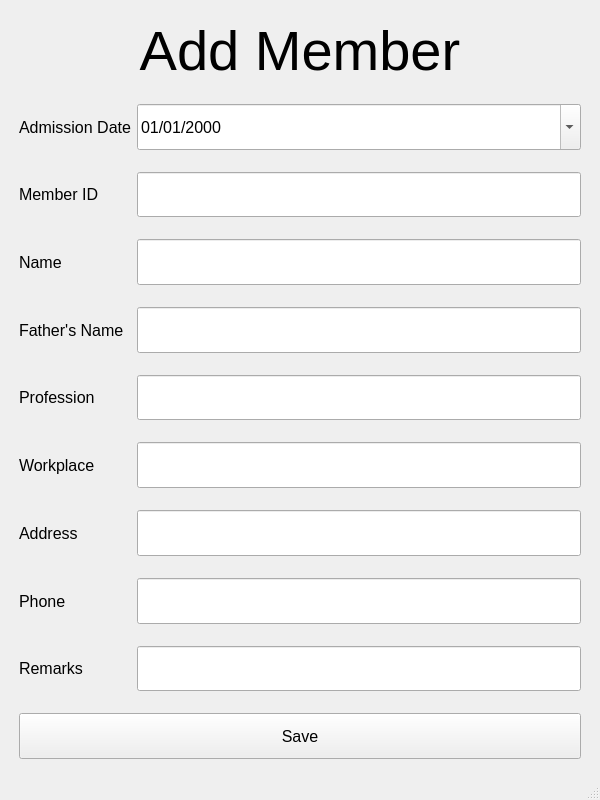
<?xml version="1.0" encoding="UTF-8"?>
<ui version="4.0">
 <class>MainWindow_add_member</class>
 <widget class="QMainWindow" name="MainWindow_add_member">
  <property name="geometry">
   <rect>
    <x>0</x>
    <y>0</y>
    <width>600</width>
    <height>800</height>
   </rect>
  </property>
  <property name="windowTitle">
   <string>Add Member</string>
  </property>
  <widget class="QWidget" name="centralwidget">
   <layout class="QGridLayout" name="gridLayout">
    <item row="1" column="2">
     <spacer name="horizontalSpacer">
      <property name="orientation">
       <enum>Qt::Horizontal</enum>
      </property>
      <property name="sizeType">
       <enum>QSizePolicy::Fixed</enum>
      </property>
      <property name="sizeHint" stdset="0">
       <size>
        <width>10</width>
        <height>20</height>
       </size>
      </property>
     </spacer>
    </item>
    <item row="1" column="0">
     <spacer name="horizontalSpacer_2">
      <property name="orientation">
       <enum>Qt::Horizontal</enum>
      </property>
      <property name="sizeType">
       <enum>QSizePolicy::Fixed</enum>
      </property>
      <property name="sizeHint" stdset="0">
       <size>
        <width>10</width>
        <height>20</height>
       </size>
      </property>
     </spacer>
    </item>
    <item row="1" column="1">
     <layout class="QFormLayout" name="formLayout">
      <item row="0" column="0" colspan="2">
       <widget class="QLabel" name="label_8">
        <property name="sizePolicy">
         <sizepolicy hsizetype="Expanding" vsizetype="Expanding">
          <horstretch>0</horstretch>
          <verstretch>0</verstretch>
         </sizepolicy>
        </property>
        <property name="font">
         <font>
          <pointsize>42</pointsize>
         </font>
        </property>
        <property name="text">
         <string>Add Member</string>
        </property>
        <property name="alignment">
         <set>Qt::AlignCenter</set>
        </property>
       </widget>
      </item>
      <item row="2" column="0">
       <widget class="QLabel" name="label">
        <property name="sizePolicy">
         <sizepolicy hsizetype="Expanding" vsizetype="Expanding">
          <horstretch>0</horstretch>
          <verstretch>0</verstretch>
         </sizepolicy>
        </property>
        <property name="font">
         <font>
          <pointsize>12</pointsize>
         </font>
        </property>
        <property name="text">
         <string>Admission Date</string>
        </property>
       </widget>
      </item>
      <item row="2" column="1">
       <widget class="QDateEdit" name="dateEdit">
        <property name="sizePolicy">
         <sizepolicy hsizetype="Expanding" vsizetype="Expanding">
          <horstretch>0</horstretch>
          <verstretch>0</verstretch>
         </sizepolicy>
        </property>
        <property name="font">
         <font>
          <pointsize>12</pointsize>
         </font>
        </property>
        <property name="displayFormat">
         <string>dd/MM/yyyy</string>
        </property>
        <property name="calendarPopup">
         <bool>true</bool>
        </property>
       </widget>
      </item>
      <item row="4" column="0">
       <widget class="QLabel" name="label_9">
        <property name="sizePolicy">
         <sizepolicy hsizetype="Expanding" vsizetype="Expanding">
          <horstretch>0</horstretch>
          <verstretch>0</verstretch>
         </sizepolicy>
        </property>
        <property name="font">
         <font>
          <pointsize>12</pointsize>
         </font>
        </property>
        <property name="text">
         <string>Member ID</string>
        </property>
       </widget>
      </item>
      <item row="4" column="1">
       <widget class="QLineEdit" name="lineEdit_member_id">
        <property name="sizePolicy">
         <sizepolicy hsizetype="Expanding" vsizetype="Expanding">
          <horstretch>0</horstretch>
          <verstretch>0</verstretch>
         </sizepolicy>
        </property>
        <property name="font">
         <font>
          <pointsize>12</pointsize>
         </font>
        </property>
       </widget>
      </item>
      <item row="6" column="0">
       <widget class="QLabel" name="label_2">
        <property name="sizePolicy">
         <sizepolicy hsizetype="Expanding" vsizetype="Expanding">
          <horstretch>0</horstretch>
          <verstretch>0</verstretch>
         </sizepolicy>
        </property>
        <property name="font">
         <font>
          <pointsize>12</pointsize>
         </font>
        </property>
        <property name="text">
         <string>Name</string>
        </property>
       </widget>
      </item>
      <item row="6" column="1">
       <widget class="QLineEdit" name="lineEdit_name">
        <property name="sizePolicy">
         <sizepolicy hsizetype="Expanding" vsizetype="Expanding">
          <horstretch>0</horstretch>
          <verstretch>0</verstretch>
         </sizepolicy>
        </property>
        <property name="font">
         <font>
          <pointsize>12</pointsize>
         </font>
        </property>
       </widget>
      </item>
      <item row="8" column="0">
       <widget class="QLabel" name="label_3">
        <property name="sizePolicy">
         <sizepolicy hsizetype="Expanding" vsizetype="Expanding">
          <horstretch>0</horstretch>
          <verstretch>0</verstretch>
         </sizepolicy>
        </property>
        <property name="font">
         <font>
          <pointsize>12</pointsize>
         </font>
        </property>
        <property name="text">
         <string>Father's Name</string>
        </property>
       </widget>
      </item>
      <item row="8" column="1">
       <widget class="QLineEdit" name="lineEdit_father_name">
        <property name="sizePolicy">
         <sizepolicy hsizetype="Expanding" vsizetype="Expanding">
          <horstretch>0</horstretch>
          <verstretch>0</verstretch>
         </sizepolicy>
        </property>
        <property name="font">
         <font>
          <pointsize>12</pointsize>
         </font>
        </property>
       </widget>
      </item>
      <item row="10" column="0">
       <widget class="QLabel" name="label_4">
        <property name="sizePolicy">
         <sizepolicy hsizetype="Expanding" vsizetype="Expanding">
          <horstretch>0</horstretch>
          <verstretch>0</verstretch>
         </sizepolicy>
        </property>
        <property name="font">
         <font>
          <pointsize>12</pointsize>
         </font>
        </property>
        <property name="text">
         <string>Profession</string>
        </property>
       </widget>
      </item>
      <item row="10" column="1">
       <widget class="QLineEdit" name="lineEdit_profession">
        <property name="sizePolicy">
         <sizepolicy hsizetype="Expanding" vsizetype="Expanding">
          <horstretch>0</horstretch>
          <verstretch>0</verstretch>
         </sizepolicy>
        </property>
        <property name="font">
         <font>
          <pointsize>12</pointsize>
         </font>
        </property>
       </widget>
      </item>
      <item row="12" column="0">
       <widget class="QLabel" name="label_5">
        <property name="sizePolicy">
         <sizepolicy hsizetype="Expanding" vsizetype="Expanding">
          <horstretch>0</horstretch>
          <verstretch>0</verstretch>
         </sizepolicy>
        </property>
        <property name="font">
         <font>
          <pointsize>12</pointsize>
         </font>
        </property>
        <property name="text">
         <string>Workplace</string>
        </property>
       </widget>
      </item>
      <item row="12" column="1">
       <widget class="QLineEdit" name="lineEdit_workplace">
        <property name="sizePolicy">
         <sizepolicy hsizetype="Expanding" vsizetype="Expanding">
          <horstretch>0</horstretch>
          <verstretch>0</verstretch>
         </sizepolicy>
        </property>
        <property name="font">
         <font>
          <pointsize>12</pointsize>
         </font>
        </property>
       </widget>
      </item>
      <item row="14" column="0">
       <widget class="QLabel" name="label_6">
        <property name="sizePolicy">
         <sizepolicy hsizetype="Expanding" vsizetype="Expanding">
          <horstretch>0</horstretch>
          <verstretch>0</verstretch>
         </sizepolicy>
        </property>
        <property name="font">
         <font>
          <pointsize>12</pointsize>
         </font>
        </property>
        <property name="text">
         <string>Address</string>
        </property>
       </widget>
      </item>
      <item row="14" column="1">
       <widget class="QLineEdit" name="lineEdit_address">
        <property name="sizePolicy">
         <sizepolicy hsizetype="Expanding" vsizetype="Expanding">
          <horstretch>0</horstretch>
          <verstretch>0</verstretch>
         </sizepolicy>
        </property>
        <property name="font">
         <font>
          <pointsize>12</pointsize>
         </font>
        </property>
       </widget>
      </item>
      <item row="16" column="0">
       <widget class="QLabel" name="label_7">
        <property name="sizePolicy">
         <sizepolicy hsizetype="Expanding" vsizetype="Expanding">
          <horstretch>0</horstretch>
          <verstretch>0</verstretch>
         </sizepolicy>
        </property>
        <property name="font">
         <font>
          <pointsize>12</pointsize>
         </font>
        </property>
        <property name="text">
         <string>Phone</string>
        </property>
       </widget>
      </item>
      <item row="16" column="1">
       <widget class="QLineEdit" name="lineEdit_phone">
        <property name="sizePolicy">
         <sizepolicy hsizetype="Expanding" vsizetype="Expanding">
          <horstretch>0</horstretch>
          <verstretch>0</verstretch>
         </sizepolicy>
        </property>
        <property name="font">
         <font>
          <pointsize>12</pointsize>
         </font>
        </property>
       </widget>
      </item>
      <item row="20" column="0" colspan="2">
       <widget class="QPushButton" name="pushButton_save">
        <property name="sizePolicy">
         <sizepolicy hsizetype="Expanding" vsizetype="Expanding">
          <horstretch>0</horstretch>
          <verstretch>0</verstretch>
         </sizepolicy>
        </property>
        <property name="font">
         <font>
          <pointsize>12</pointsize>
         </font>
        </property>
        <property name="text">
         <string>Save</string>
        </property>
       </widget>
      </item>
      <item row="3" column="1">
       <spacer name="verticalSpacer_3">
        <property name="orientation">
         <enum>Qt::Vertical</enum>
        </property>
        <property name="sizeType">
         <enum>QSizePolicy::Fixed</enum>
        </property>
        <property name="sizeHint" stdset="0">
         <size>
          <width>10</width>
          <height>10</height>
         </size>
        </property>
       </spacer>
      </item>
      <item row="5" column="1">
       <spacer name="verticalSpacer_4">
        <property name="orientation">
         <enum>Qt::Vertical</enum>
        </property>
        <property name="sizeType">
         <enum>QSizePolicy::Fixed</enum>
        </property>
        <property name="sizeHint" stdset="0">
         <size>
          <width>10</width>
          <height>10</height>
         </size>
        </property>
       </spacer>
      </item>
      <item row="7" column="1">
       <spacer name="verticalSpacer_5">
        <property name="orientation">
         <enum>Qt::Vertical</enum>
        </property>
        <property name="sizeType">
         <enum>QSizePolicy::Fixed</enum>
        </property>
        <property name="sizeHint" stdset="0">
         <size>
          <width>10</width>
          <height>10</height>
         </size>
        </property>
       </spacer>
      </item>
      <item row="9" column="1">
       <spacer name="verticalSpacer_6">
        <property name="orientation">
         <enum>Qt::Vertical</enum>
        </property>
        <property name="sizeType">
         <enum>QSizePolicy::Fixed</enum>
        </property>
        <property name="sizeHint" stdset="0">
         <size>
          <width>10</width>
          <height>10</height>
         </size>
        </property>
       </spacer>
      </item>
      <item row="11" column="1">
       <spacer name="verticalSpacer_7">
        <property name="orientation">
         <enum>Qt::Vertical</enum>
        </property>
        <property name="sizeType">
         <enum>QSizePolicy::Fixed</enum>
        </property>
        <property name="sizeHint" stdset="0">
         <size>
          <width>10</width>
          <height>10</height>
         </size>
        </property>
       </spacer>
      </item>
      <item row="13" column="1">
       <spacer name="verticalSpacer_8">
        <property name="orientation">
         <enum>Qt::Vertical</enum>
        </property>
        <property name="sizeType">
         <enum>QSizePolicy::Fixed</enum>
        </property>
        <property name="sizeHint" stdset="0">
         <size>
          <width>10</width>
          <height>10</height>
         </size>
        </property>
       </spacer>
      </item>
      <item row="15" column="1">
       <spacer name="verticalSpacer_9">
        <property name="orientation">
         <enum>Qt::Vertical</enum>
        </property>
        <property name="sizeType">
         <enum>QSizePolicy::Fixed</enum>
        </property>
        <property name="sizeHint" stdset="0">
         <size>
          <width>10</width>
          <height>10</height>
         </size>
        </property>
       </spacer>
      </item>
      <item row="19" column="1">
       <spacer name="verticalSpacer_10">
        <property name="orientation">
         <enum>Qt::Vertical</enum>
        </property>
        <property name="sizeType">
         <enum>QSizePolicy::Fixed</enum>
        </property>
        <property name="sizeHint" stdset="0">
         <size>
          <width>10</width>
          <height>10</height>
         </size>
        </property>
       </spacer>
      </item>
      <item row="1" column="1">
       <spacer name="verticalSpacer_11">
        <property name="orientation">
         <enum>Qt::Vertical</enum>
        </property>
        <property name="sizeType">
         <enum>QSizePolicy::Fixed</enum>
        </property>
        <property name="sizeHint" stdset="0">
         <size>
          <width>10</width>
          <height>10</height>
         </size>
        </property>
       </spacer>
      </item>
      <item row="18" column="1">
       <widget class="QLineEdit" name="lineEdit_remarks">
        <property name="sizePolicy">
         <sizepolicy hsizetype="Expanding" vsizetype="Expanding">
          <horstretch>0</horstretch>
          <verstretch>0</verstretch>
         </sizepolicy>
        </property>
        <property name="font">
         <font>
          <pointsize>12</pointsize>
         </font>
        </property>
        <property name="text">
         <string/>
        </property>
       </widget>
      </item>
      <item row="18" column="0">
       <widget class="QLabel" name="label_10">
        <property name="sizePolicy">
         <sizepolicy hsizetype="Preferred" vsizetype="Expanding">
          <horstretch>0</horstretch>
          <verstretch>0</verstretch>
         </sizepolicy>
        </property>
        <property name="font">
         <font>
          <pointsize>12</pointsize>
         </font>
        </property>
        <property name="text">
         <string>Remarks</string>
        </property>
       </widget>
      </item>
      <item row="17" column="1">
       <spacer name="verticalSpacer_12">
        <property name="orientation">
         <enum>Qt::Vertical</enum>
        </property>
        <property name="sizeType">
         <enum>QSizePolicy::Fixed</enum>
        </property>
        <property name="sizeHint" stdset="0">
         <size>
          <width>10</width>
          <height>10</height>
         </size>
        </property>
       </spacer>
      </item>
     </layout>
    </item>
    <item row="2" column="1">
     <spacer name="verticalSpacer">
      <property name="orientation">
       <enum>Qt::Vertical</enum>
      </property>
      <property name="sizeType">
       <enum>QSizePolicy::Fixed</enum>
      </property>
      <property name="sizeHint" stdset="0">
       <size>
        <width>10</width>
        <height>10</height>
       </size>
      </property>
     </spacer>
    </item>
    <item row="0" column="1">
     <spacer name="verticalSpacer_2">
      <property name="orientation">
       <enum>Qt::Vertical</enum>
      </property>
      <property name="sizeType">
       <enum>QSizePolicy::Fixed</enum>
      </property>
      <property name="sizeHint" stdset="0">
       <size>
        <width>10</width>
        <height>10</height>
       </size>
      </property>
     </spacer>
    </item>
   </layout>
  </widget>
  <widget class="QStatusBar" name="statusbar"/>
 </widget>
 <tabstops>
  <tabstop>dateEdit</tabstop>
  <tabstop>lineEdit_member_id</tabstop>
  <tabstop>lineEdit_name</tabstop>
  <tabstop>lineEdit_father_name</tabstop>
  <tabstop>lineEdit_profession</tabstop>
  <tabstop>lineEdit_workplace</tabstop>
  <tabstop>lineEdit_address</tabstop>
  <tabstop>lineEdit_phone</tabstop>
  <tabstop>lineEdit_remarks</tabstop>
  <tabstop>pushButton_save</tabstop>
 </tabstops>
 <resources/>
 <connections/>
</ui>
